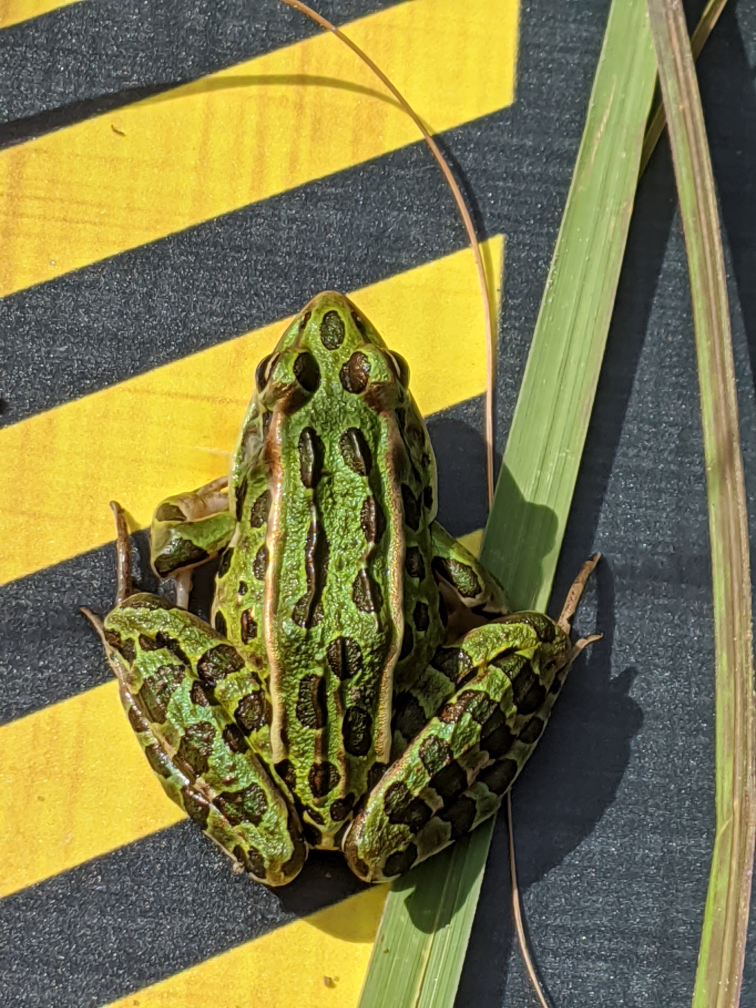
#> input picture resources/pictures/frog.jpg, 3024 x 4032 px, given in place of the camera (shown at 1/4 size)
$ python pop_art_video.py
#> lines starting #> are read from the running program, lines starting #| are printed output that depends on the picture; after the words box and inside, x2 and y2 are one past the last pixel; in counts of white or black regions, pixels touching at a corner belong together
import numpy as np
import cv2

def nothing(x):
    pass

cap = cv2.VideoCapture(0)


# Create a black image, a window
cv2.namedWindow('frame')

# create trackbars for color change
cv2.createTrackbar('threshold','frame',195, 255,nothing)


while(True):
    # Capture frame-by-frame
    ret, frame = cap.read()
#> frame is the input picture: shape (4032, 3024, 3); mean B, G, R 71.2, 119.3, 124
    frame = cv2.resize(frame, (0,0), fx=0.5, fy=0.5)
#> frame: shape (2016, 1512, 3)


    # threshold image
    t = cv2.getTrackbarPos('threshold','frame')
    gray_frame = cv2.cvtColor(frame,cv2.COLOR_BGR2GRAY)
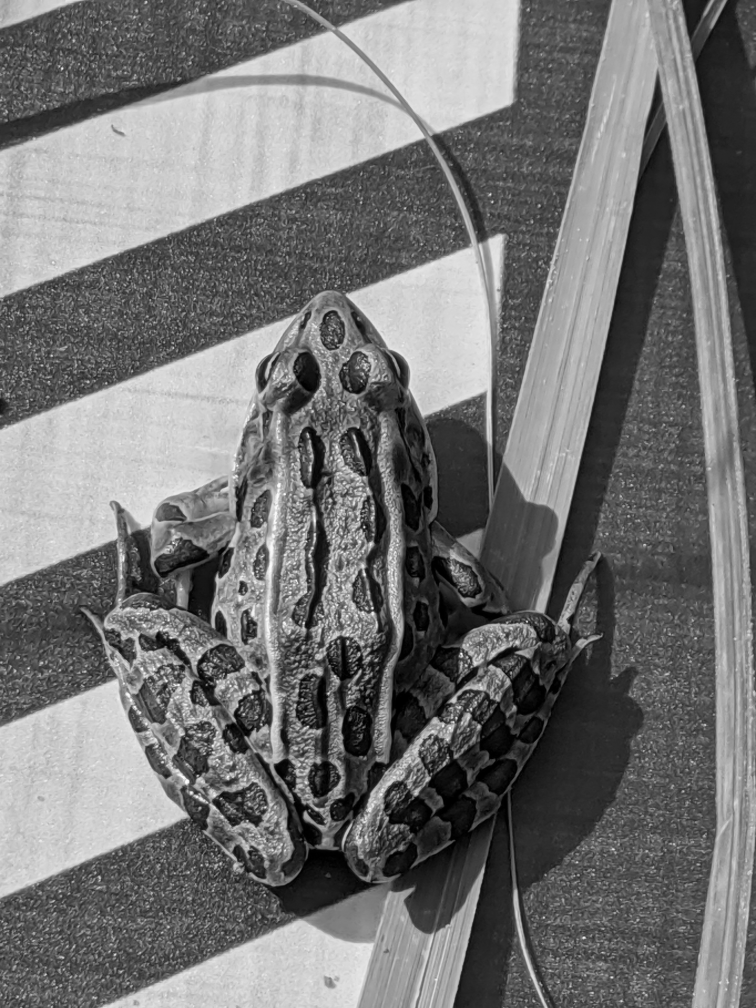
#> gray_frame: shape (2016, 1512) (shown at 1/2 size); min 0, max 255, mean 115.3
    ret, mask = cv2.threshold(gray_frame, t, 255, cv2.THRESH_OTSU)
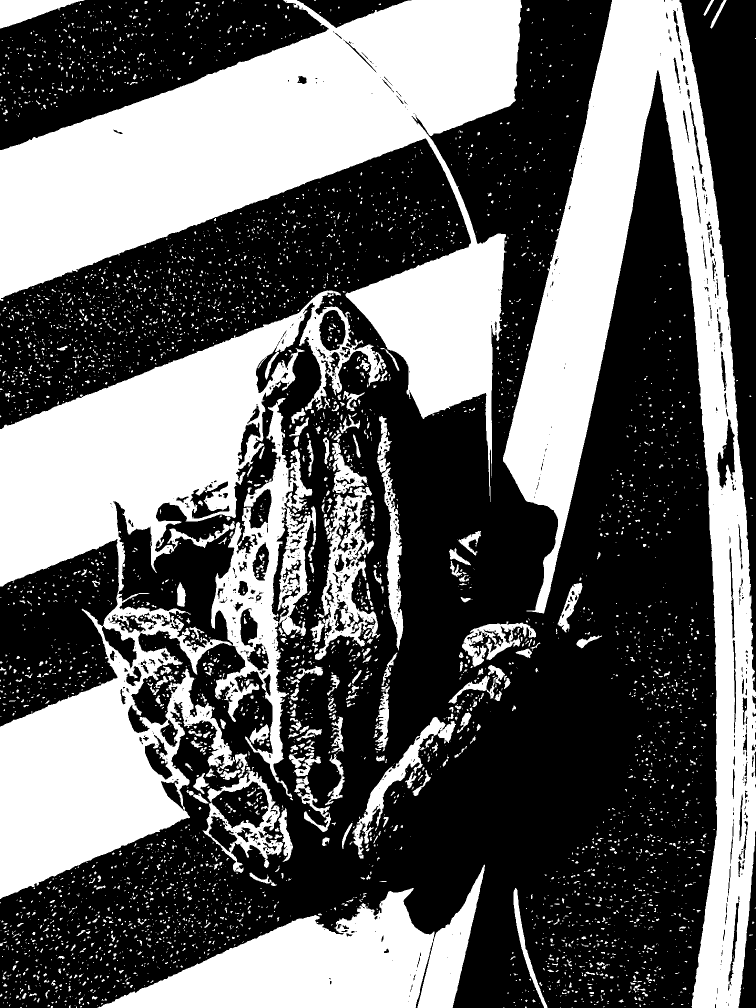
#> mask: shape (2016, 1512) (shown at 1/2 size); 40.2% white; 4777 white regions (3988 under 20 px), largest, box (x1, y1, x2, y2) and area: (0, 0, 1044, 1004) 362701, (0, 581, 768, 1798) 354021, (1006, 0, 1512, 2016) 277658
#> ret = 126

    # split into different colored frames
    red_green = np.zeros(frame.shape)
    red_green[np.where((mask==[0]))] = [0,1,0]
    red_green[np.where((mask==[255]))] = [0,0,1]
    purple_yellow = np.zeros(frame.shape)
    purple_yellow[np.where((mask==[0]))] = [1,0,1]
    purple_yellow[np.where((mask==[255]))] = [0,1,1]
    blue_orange = np.zeros(frame.shape)
    blue_orange[np.where((mask==[0]))] = [0,0.5,1]
    blue_orange[np.where((mask==[255]))] = [1,0,0]
    green_red = np.zeros(frame.shape)
    green_red[np.where((mask==[255]))] = [0,1,0]
    green_red[np.where((mask==[0]))] = [0,0,1]
    yellow_purple = np.zeros(frame.shape)
    yellow_purple[np.where((mask==[255]))] = [1,0,1]
    yellow_purple[np.where((mask==[0]))] = [0,1,1]
    orange_blue = np.zeros(frame.shape)
    orange_blue[np.where((mask==[255]))] = [0,0.5,1]
    orange_blue[np.where((mask==[0]))] = [1,0,0]

    # combine colored frames into 1
    frame = np.vstack((np.hstack((red_green, purple_yellow, blue_orange)), np.hstack((yellow_purple, orange_blue, green_red))))

    # Display the resulting frame
    cv2.imshow('frame', frame)
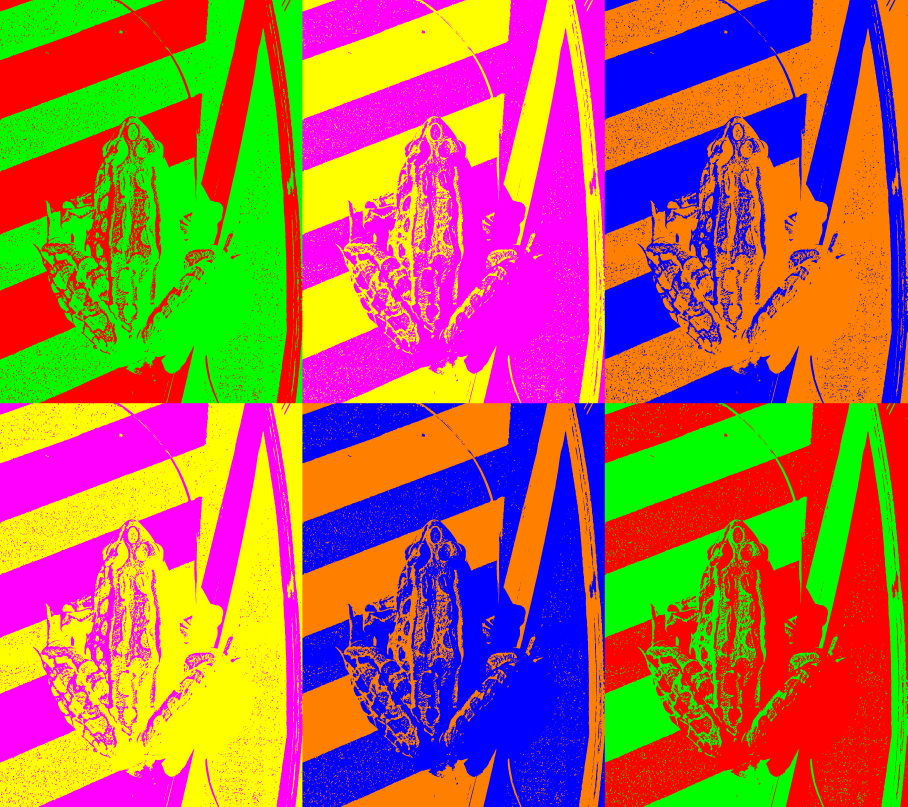
#> window 'frame': shape (4032, 4536, 3) float64 (shown at 1/5 size); mean B, G, R 0.333, 0.417, 0.667

    if cv2.waitKey(1) & 0xFF == ord('q'):
#> (key q is pressed here)
        break

# When everything done, release the capture
cap.release()
cv2.destroyAllWindows()
